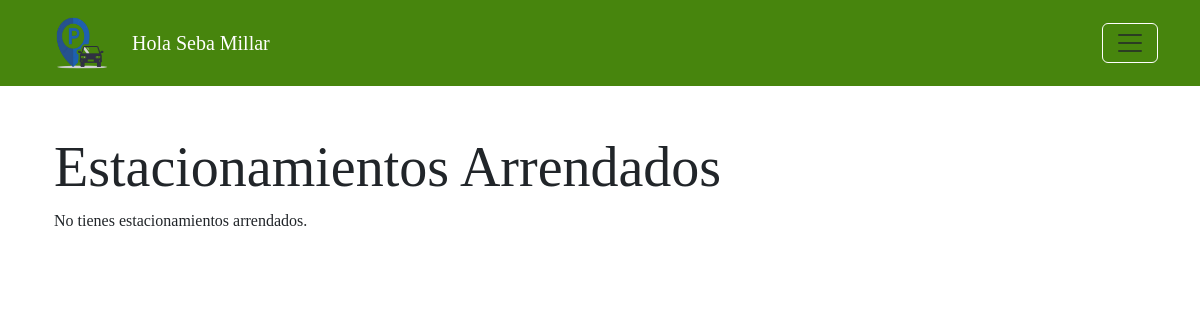
Before: /arriendos/ (signed in) with the older database file.
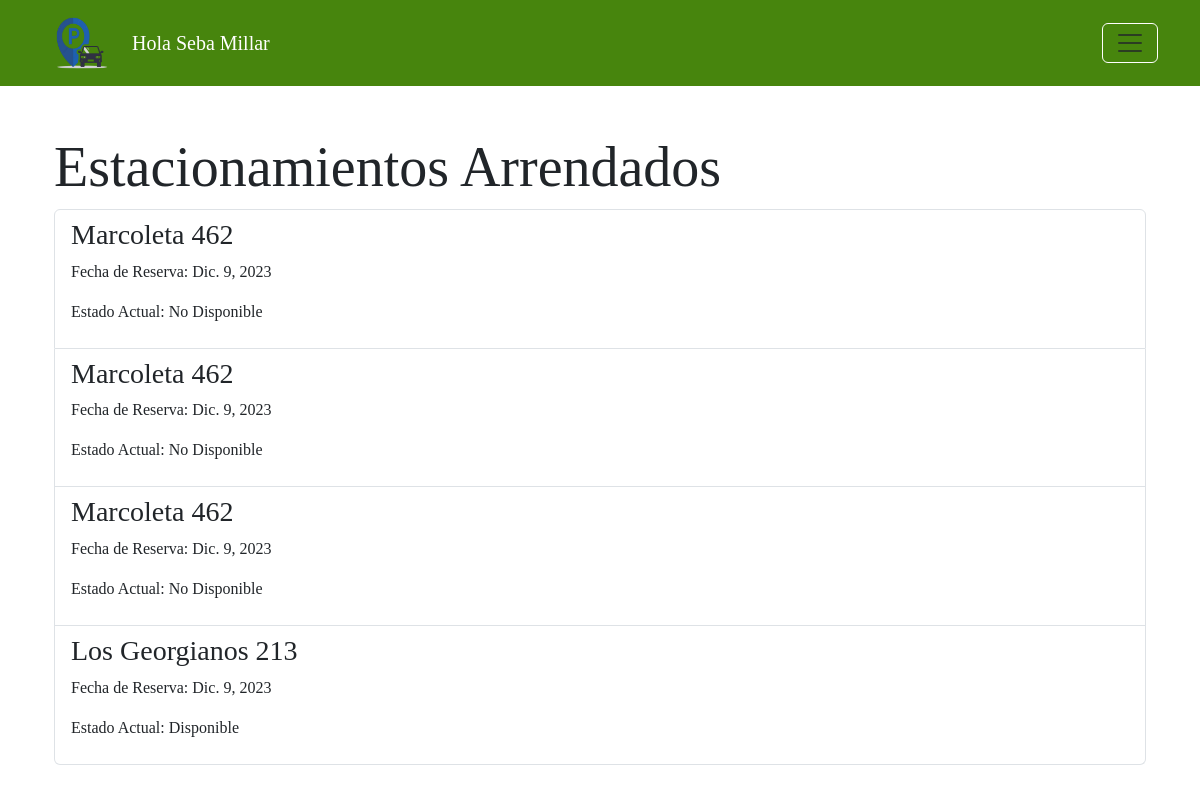
After: the same page with the newer database file.
### app/models.py (models this page shows, shortened)
class User(AbstractUser):
    is_cliente = models.BooleanField(default=False)
    is_dueno = models.BooleanField(default=False)
    nombre = models.CharField(max_length=100)
    apellido= models.CharField(max_length=100)
    telefono = models.CharField(max_length=20)
    rut = models.CharField(max_length=20)

class ArriendoCliente(models.Model):
    cliente = models.ForeignKey(User, on_delete=models.CASCADE)
    estacionamiento = models.ForeignKey(Estacionamiento, on_delete=models.CASCADE)
    fecha_reserva = models.DateField(auto_now_add=True)  # Fecha de la reserva (puede cambiar según tus requerimientos)

class Estacionamiento(models.Model):
    direccion = models.CharField(max_length=200)
    complemento = models.CharField(max_length=100, default='')
    tamano = models.ForeignKey(Tamano, on_delete=models.CASCADE, default=1)
    dueno = models.ForeignKey(Dueno, on_delete=models.CASCADE)
    comuna = models.ForeignKey(Comuna, on_delete=models.CASCADE)
    costo_por_hora = models.IntegerField(default=0)
    habilitado = models.BooleanField(default=True)  # Nuevo campo para habilitar/deshabilitar
    def deshabilitar(self):
        self.habilitado = False
        self.save()
    def habilitar(self):
        self.habilitado = True
        self.save()

### app/views.py (the view)
# urls.py: path('arriendos/', views.arriendos_cliente, name='arriendos_cliente'),
def arriendos_cliente(request):
    if request.user.is_authenticated:
        cliente_id = request.user.id
        ids_arriendos = ArriendoCliente.objects.filter(cliente_id=cliente_id).values_list('estacionamiento_id', flat=True)
        arriendos = ArriendoCliente.objects.filter(estacionamiento_id__in=ids_arriendos).select_related('estacionamiento')
        return render(request, 'estacionamiento/arriendos.html', {'arriendos': arriendos})
    else:
        return render(request, 'estacionamiento/error.html', {'mensaje': 'Debes iniciar sesión para ver tus arriendos.'})

### app/templates/estacionamiento/arriendos.html
{% extends 'estacionamiento/base.html' %}
{% block content %}
<div class="container mt-5">
    <h1 class="display-4">Estacionamientos Arrendados</h1>
    {% if arriendos %}
        <ul class="list-group">
            {% for arriendo in arriendos %}
                <li class="list-group-item">
                    <div>
                        <h3>{{ arriendo.estacionamiento.direccion }}</h3>
                        <p>Fecha de Reserva: {{ arriendo.fecha_reserva }}</p>
                        <p>Estado Actual: {% if arriendo.estacionamiento.habilitado %}Disponible{% else %}No Disponible{% endif %}</p>
                    </div>
                </li>
            {% endfor %}
        </ul>
    {% else %}
        <p>No tienes estacionamientos arrendados.</p>
    {% endif %}
</div>
{% endblock %}

### app/templates/estacionamiento/base.html (shortened to what this page needs)
{% load static %}
<head>
    <link rel="stylesheet" href="https://cdn.jsdelivr.net/npm/bootstrap/dist/css/bootstrap.min.css">
    <link rel="stylesheet" href="{% static 'custom.css' %}">
</head>
<body>
    <nav class="navbar nav ml-auto">
        <div class="container">
            <a class="navbar-brand" href="{% url 'index' %}">
                <img src="{% static 'img/Logo.png' %}" alt="Logo" width="80" height="60" class="d-inline-block align-text-top">
                {% if user.is_authenticated %}
                    <span style="color: white;">Hola {{ user.nombre}} {{ user.apellido }}</span>
                {% endif %}
            </a>
            <button class="navbar-toggler" type="button" data-bs-toggle="collapse" data-bs-target="#navbarNav"
                aria-controls="navbarNav" aria-expanded="false" aria-label="Toggle navigation"
                style="background-color: transparent; border: 1px solid white;">
                <span class="navbar-toggler-icon"></span>
            </button>
        </div>
    </nav>
    <div class="container">
        {% block content %}
        {% endblock %}
    </div>
</body>

### app/static/custom.css (style rules this page uses)
.navbar { background-color: rgb(71, 133, 13); }
.navbar-brand { display: flex; align-items: center; }
.navbar-brand img { margin-right: 10px; }
* { font-family: "Times New Roman", sans-serif; }
button { background-color: rgb(71, 133, 13); color: #ffffff; transition: background-color 0.2s; }

Changed rows visible on the page:
added ArriendoCliente: estacionamiento.direccion "Marcoleta 462", fecha_reserva "Dic. 9, 2023", shows "No Disponible"
added ArriendoCliente: estacionamiento.direccion "Marcoleta 462", fecha_reserva "Dic. 9, 2023", shows "No Disponible"
added ArriendoCliente: estacionamiento.direccion "Marcoleta 462", fecha_reserva "Dic. 9, 2023", shows "No Disponible"
added ArriendoCliente: estacionamiento.direccion "Los Georgianos 213", fecha_reserva "Dic. 9, 2023", shows "Disponible"
Other visible differences:
text no longer shown: "No tienes estacionamientos arrendados."
